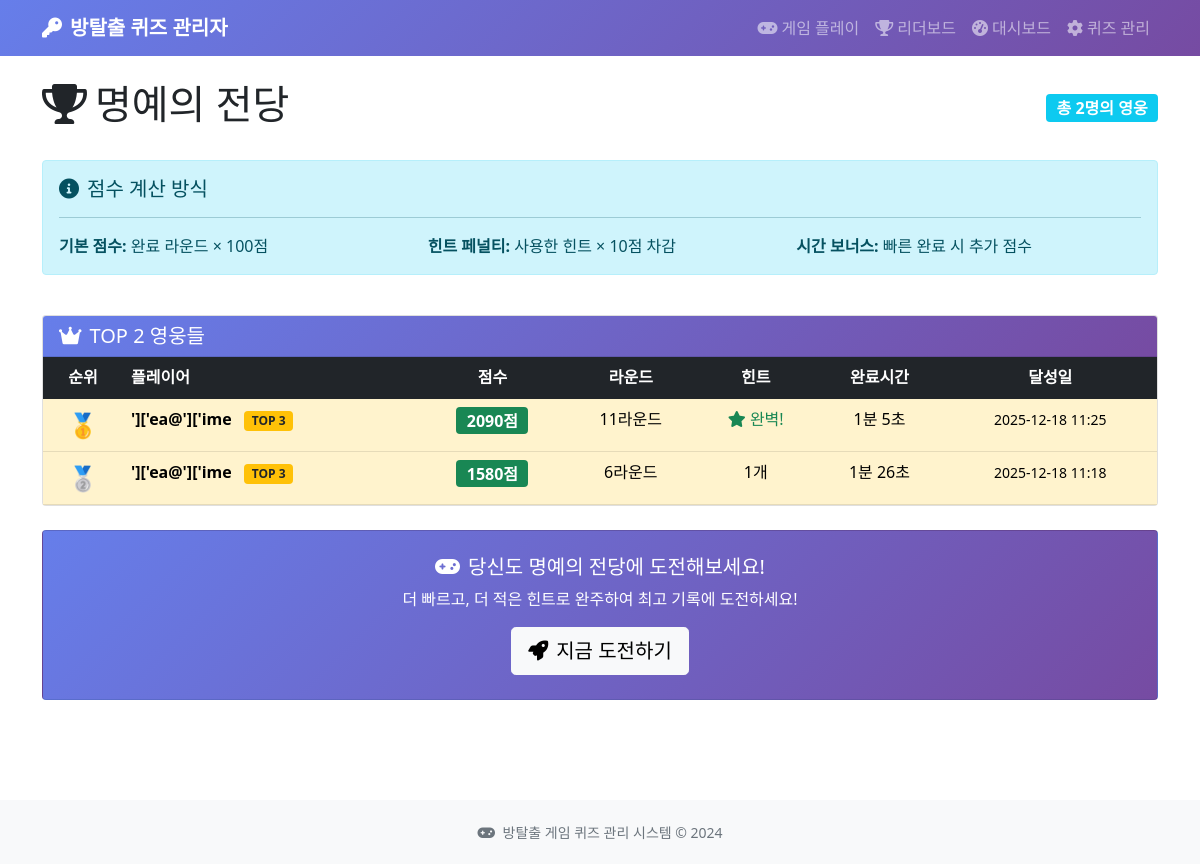
The app's page /leaderboard with its own data.
### tables this page shows
CREATE TABLE leaderboard (
            id INTEGER PRIMARY KEY AUTOINCREMENT,
            player_name TEXT NOT NULL,
            total_rounds INTEGER NOT NULL,
            hints_used INTEGER NOT NULL,
            completion_time INTEGER NOT NULL,
            score INTEGER DEFAULT 0,
            completed_at TIMESTAMP DEFAULT CURRENT_TIMESTAMP
        );

### app.py (the view)
@app.route('/leaderboard')
def leaderboard():
    records = database.get_leaderboard(50)  # 상위 50명
    total_records = database.get_leaderboard_count()
    return render_template('leaderboard.html',
                         records=records,
                         total_records=total_records)

### database.py (called while the page is built)
def get_leaderboard(limit=20):
    try:
        conn = sqlite3.connect(DATABASE_NAME)
        cursor = conn.cursor()
        cursor.execute('''
            SELECT player_name, total_rounds, hints_used, completion_time, score, completed_at
            FROM leaderboard
            ORDER BY score DESC, completion_time ASC, hints_used ASC
            LIMIT ?
        ''', (limit,))
        records = cursor.fetchall()
        return records
    except sqlite3.Error as e:
        print(f"리더보드 조회 오류: {e}")
        return []
    finally:
        if conn:
            conn.close()

def get_leaderboard_count():
    try:
        conn = sqlite3.connect(DATABASE_NAME)
        cursor = conn.cursor()
        cursor.execute('SELECT COUNT(*) FROM leaderboard')
        count = cursor.fetchone()[0]
        return count
    except sqlite3.Error as e:
        print(f"리더보드 카운트 오류: {e}")
        return 0
    finally:
        if conn:
            conn.close()

### templates/leaderboard.html (shortened to what this page needs)
{% extends "base.html" %}
{% block content %}
<div class="row">
    <div class="col-12">
        <div class="d-flex justify-content-between align-items-center mb-4">
            <h1>
                <i class="fas fa-trophy me-2"></i>명예의 전당
            </h1>
            <div>
                <span class="badge bg-info fs-6">총 {{ total_records }}명의 영웅</span>
            </div>
        </div>
    </div>
</div>
<div class="row mb-4">
    <div class="col-12">
        <div class="alert alert-info" role="alert">
            <h5 class="alert-heading">
                <i class="fas fa-info-circle me-2"></i>점수 계산 방식
            </h5>
            <hr>
            <div class="row">
                <div class="col-md-4">
                    <strong>기본 점수:</strong> 완료 라운드 × 100점
                </div>
                <div class="col-md-4">
                    <strong>힌트 페널티:</strong> 사용한 힌트 × 10점 차감
                </div>
                <div class="col-md-4">
                    <strong>시간 보너스:</strong> 빠른 완료 시 추가 점수
                </div>
            </div>
        </div>
    </div>
</div>
{% if records %}
<div class="row">
    <div class="col-12">
        <div class="card">
            <div class="card-header bg-gradient-primary text-white">
                <h5 class="mb-0">
                    <i class="fas fa-crown me-2"></i>TOP {{ records|length }} 영웅들
                </h5>
            </div>
            <div class="card-body p-0">
                <div class="table-responsive">
                    <table class="table table-hover mb-0">
                        <thead class="table-dark">
                            <tr>
                                <th class="text-center" style="width: 80px;">순위</th>
                                <th>플레이어</th>
                                <th class="text-center">점수</th>
                                <th class="text-center">라운드</th>
                                <th class="text-center">힌트</th>
                                <th class="text-center">완료시간</th>
                                <th class="text-center">달성일</th>
                            </tr>
                        </thead>
                        <tbody>
                            {% for record in records %}
                            <tr class="{% if loop.index <= 3 %}table-warning{% endif %}">
                                <td class="text-center">
                                    {% if loop.index == 1 %}
                                        <span style="font-size: 1.5rem;">🥇</span>
                                    {% elif loop.index == 2 %}
                                        <span style="font-size: 1.5rem;">🥈</span>
                                    {% elif loop.index == 3 %}
                                        <span style="font-size: 1.5rem;">🥉</span>
                                    {% else %}
                                        <strong>{{ loop.index }}</strong>
                                    {% endif %}
                                </td>
                                <td>
                                    <strong>{{ record[0] }}</strong>
                                    {% if loop.index <= 3 %}
                                        <span class="badge bg-warning text-dark ms-2">TOP 3</span>
                                    {% endif %}
                                </td>
                                <td class="text-center">
                                    <span class="badge bg-success fs-6">{{ record[4] }}점</span>
                                </td>
                                <td class="text-center">{{ record[1] }}라운드</td>
                                <td class="text-center">
                                    {% if record[2] == 0 %}
                                        <span class="text-success"><i class="fas fa-star"></i> 완벽!</span>
                                    {% else %}
                                        {{ record[2] }}개
                                    {% endif %}
                                </td>
                                <td class="text-center">
                                    {% set minutes = record[3] // 60 %}
                                    {% set seconds = record[3] % 60 %}
                                    {% if minutes > 0 %}
                                        {{ minutes }}분 {{ seconds }}초
                                    {% else %}
                                        {{ seconds }}초
                                    {% endif %}
                                </td>
                                <td class="text-center">
                                    <small>{{ record[5][:16] }}</small>
                                </td>
                            </tr>
                            {% endfor %}
                        </tbody>
                    </table>
                </div>
            </div>
        </div>
    </div>
</div>
<div class="row mt-4">
    <div class="col-12">
        <div class="card bg-gradient-primary text-white">
            <div class="card-body text-center py-4">
                <h5><i class="fas fa-gamepad me-2"></i>당신도 명예의 전당에 도전해보세요!</h5>
                <p class="mb-3">더 빠르고, 더 적은 힌트로 완주하여 최고 기록에 도전하세요!</p>
                <a href="{{ url_for('game_start') }}" class="btn btn-light btn-lg">
                    <i class="fas fa-rocket me-2"></i>지금 도전하기
                </a>
            </div>
        </div>
    </div>
</div>
{% endif %}
{% endblock %}

### templates/base.html (shortened to what this page needs)
<!DOCTYPE html>
<html lang="ko">
<head>
    <link href="https://cdn.jsdelivr.net/npm/bootstrap@5.1.3/dist/css/bootstrap.min.css" rel="stylesheet">
    <link href="https://cdnjs.cloudflare.com/ajax/libs/font-awesome/6.0.0/css/all.min.css" rel="stylesheet">
</head>
<body>
    <nav class="navbar navbar-expand-lg navbar-dark bg-gradient-primary">
        <div class="container">
            <a class="navbar-brand" href="{{ url_for('dashboard') }}">
                <i class="fas fa-key me-2"></i>방탈출 퀴즈 관리자
            </a>
            <div class="collapse navbar-collapse" id="navbarNav">
                <ul class="navbar-nav ms-auto">
                    <li class="nav-item">
                        <a class="nav-link" href="{{ url_for('game_start') }}">
                            <i class="fas fa-gamepad me-1"></i>게임 플레이
                        </a>
                    </li>
                    <li class="nav-item">
                        <a class="nav-link" href="{{ url_for('leaderboard') }}">
                            <i class="fas fa-trophy me-1"></i>리더보드
                        </a>
                    </li>
                    <li class="nav-item">
                        <a class="nav-link" href="{{ url_for('dashboard') }}">
                            <i class="fas fa-tachometer-alt me-1"></i>대시보드
                        </a>
                    </li>
                    <li class="nav-item">
                        <a class="nav-link" href="{{ url_for('admin_console') }}">
                            <i class="fas fa-cog me-1"></i>퀴즈 관리
                        </a>
                    </li>
                </ul>
            </div>
        </div>
    </nav>
    <div class="content-wrapper">
        <div class="container mt-4">
            {% block content %}{% endblock %}
        </div>
    </div>
    <footer class="footer">
        <div class="container text-center">
            <div class="row">
                <div class="col">
                    <small class="text-muted">
                        <i class="fas fa-gamepad me-1"></i>
                        방탈출 게임 퀴즈 관리 시스템 &copy; 2024
                    </small>
                </div>
            </div>
        </div>
    </footer>
</body>
</html>

### templates/base.html (style rules this page uses)
.navbar-brand { font-weight: bold; }
.content-wrapper { min-height: calc(100vh - 120px); }
.bg-gradient-primary { background: linear-gradient(135deg, #667eea 0%, #764ba2 100%); }
.footer { background-color: #f8f9fa; padding: 20px 0; margin-top: 40px; }

### templates/leaderboard.html (style rules this page uses)
html, body { overflow-y: auto !important; height: auto !important; min-height: 100vh; }
html { scroll-behavior: smooth; }
.content-wrapper { padding-bottom: 50px; }

### records on screen
leaderboard: player_name "']['ea@']['ime", score "2090", total_rounds "11", hints_used 0 (drawn), minutes "1", seconds "5", completed_at "2025-12-18 11:25"
leaderboard: player_name "']['ea@']['ime", score "1580", total_rounds "6", hints_used "1", minutes "1", seconds "26", completed_at "2025-12-18 11:18"

### other values on screen
{{ total_records }} "2"
{{ records|length }} "2"
